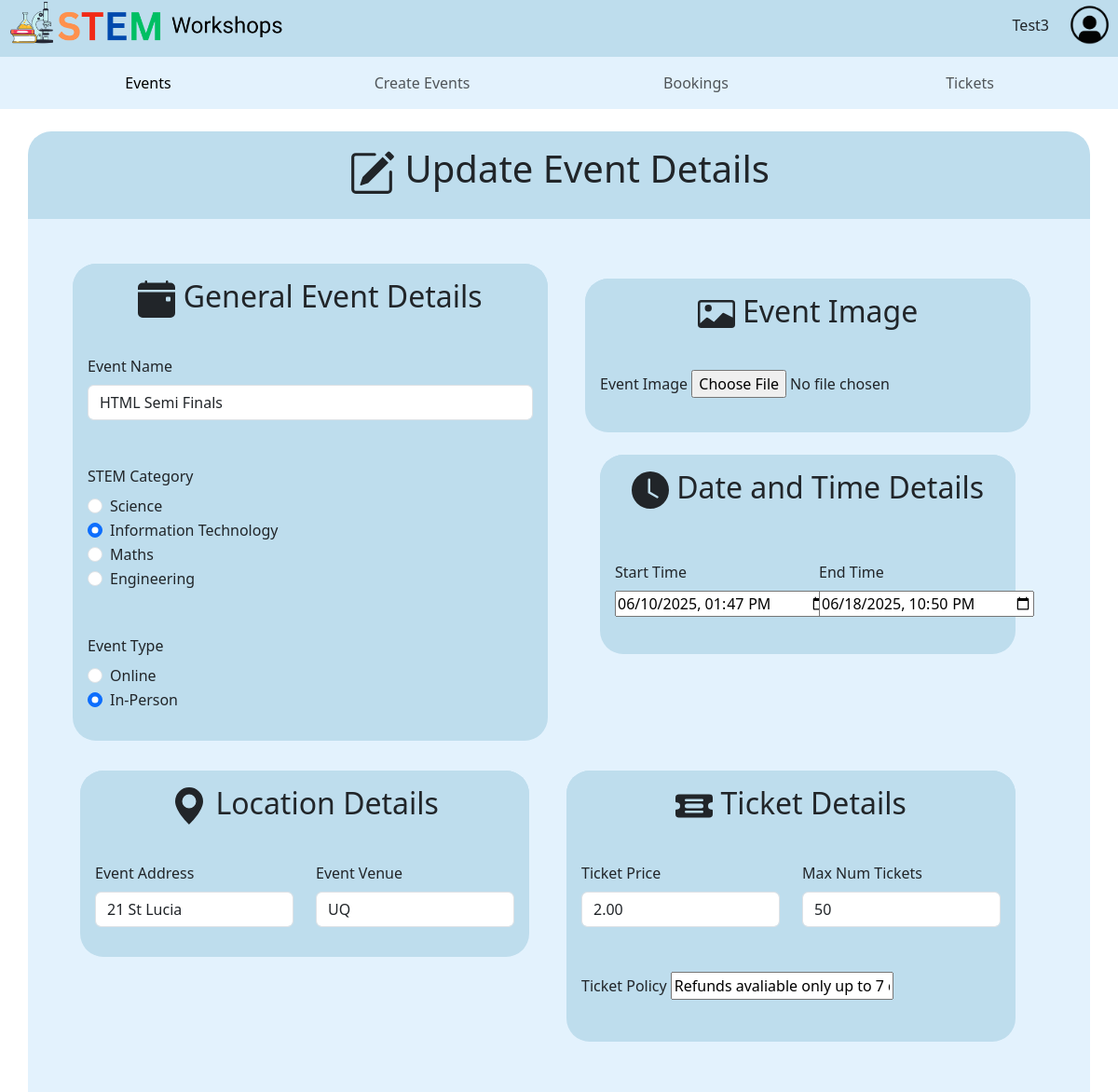
The app's page /4/update (signed in, upper part), older data.
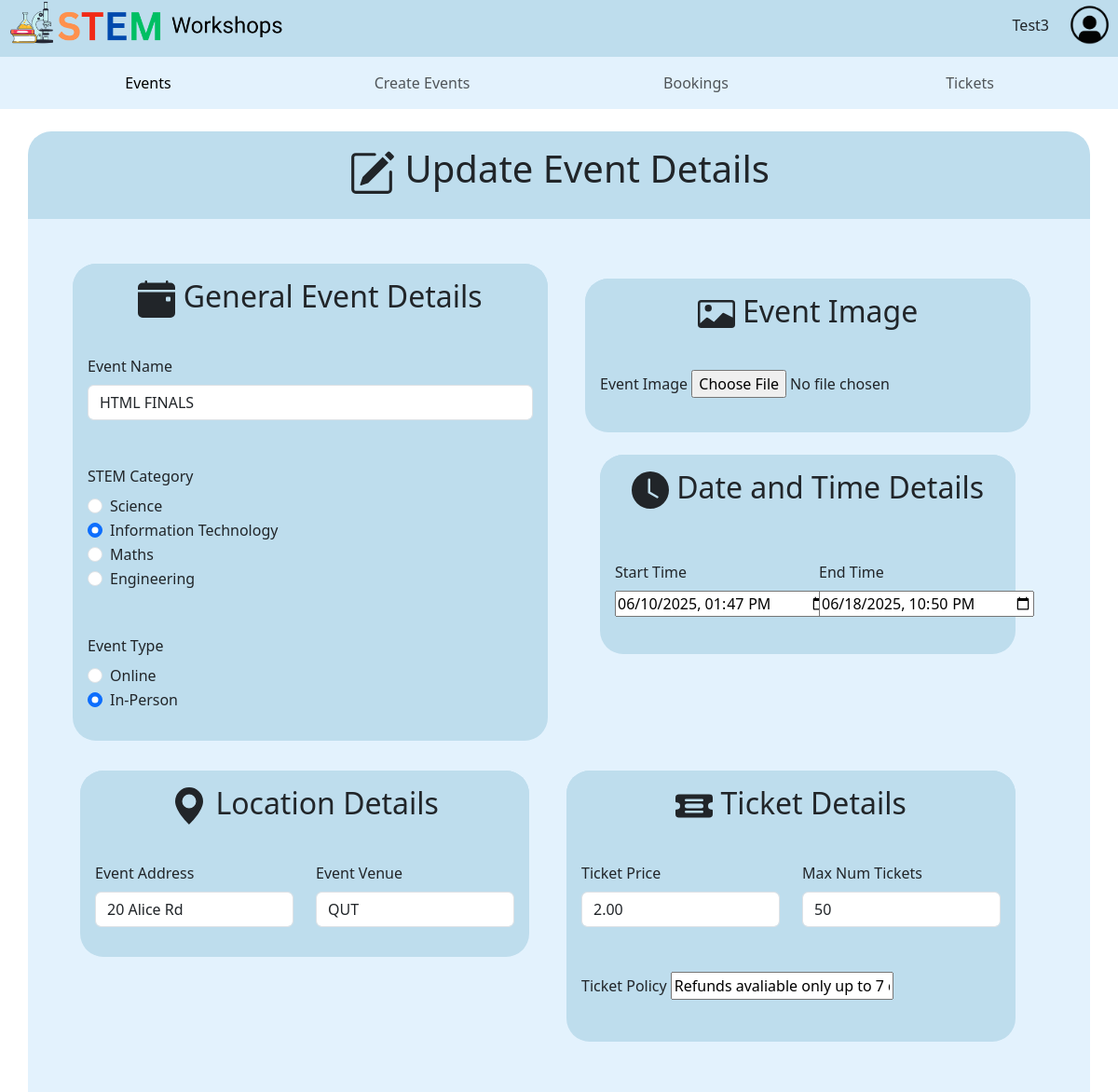
The same page, newer data.
### STEMWorkshops/models.py (models this page shows, shortened)
class Event(db.Model):
    __tablename__ = 'events'
    event_id = db.Column(db.Integer, primary_key=True) # Unique ID for event
    event_name = db.Column(db.String(80), nullable=False) # Event Name
    start_time = db.Column(db.DateTime, nullable=False) # Start Time
    end_time = db.Column(db.DateTime, nullable=False) # End Time
    STEM_category = db.Column(db.Enum("Science", "Information Technology", "Maths", "Engineering"), nullable=False) # The Four STEM Fields
    event_type = db.Column(db.Enum("Online", "In-Person"), nullable=False) # The Two Event Types
    event_address = db.Column(db.String(80)) # Address for the event (if in-person)
    event_venue = db.Column(db.String(80)) # Venue for the event (if in-person)
    ticket_price = db.Column(db.Numeric(10,2), nullable=False) # Price per ticket
    ticket_policy = db.Column(db.Integer) #Number of tickets per user
    max_num_tickets = db.Column(db.String(100), nullable=False) # Maximum number of tickets available for the event
    description = db.Column(db.String(200)) # Description of the event
    image = db.Column(db.String(400)) # Image URL for the event
    event_status = db.Column(db.Enum("Open", "Inactive", "Sold Out", "Cancelled")) # The Four event statuses
    user_id = db.Column(db.Integer, db.ForeignKey('users.user_id')) # Foreign key to link to the user who created the event
    comments = db.relationship('Comment', backref='event', cascade="all, delete-orphan")

### STEMWorkshops/events.py (the view, shortened to what this page needs)
@events_bp.route('/<id>/update', methods=['GET', 'POST'])
@login_required
def update_event(id):
    update_event = Event.query.get(id)
    form = EventsForm(obj= update_event)
    return render_template('create_event.html', form=form, heading='Update Event Details', submit_label='Update Event')

### STEMWorkshops/forms.py
class EventsForm(FlaskForm):
    event_name=StringField(validators=[InputRequired('Please enter an event name')])
    start_time=DateTimeLocalField(validators=[InputRequired()])
    end_time=DateTimeLocalField(validators=[InputRequired()])
    STEM_category=RadioField('STEM Category', choices=[('Science', 'Science'),('Information Technology', 'Information Technology'),('Maths', 'Maths'),('Engineering', 'Engineering')])
    event_type=RadioField(choices=[('Online','Online'),('In-Person','In-Person')])
    event_address=StringField(validators=[InputRequired()])
    event_venue=StringField(validators=[InputRequired()])
    ticket_price=DecimalField(validators=[InputRequired()])
    ticket_policy=StringField(validators=[InputRequired()])
    max_num_tickets=StringField(validators=[InputRequired()])
    description=StringField(validators=[InputRequired()])
    image = FileField('Event Image', validators=[
        FileRequired(message = 'Image cannot be empty'),
        FileAllowed(ALLOWED_FILE, message='Only supports png, jpg, JPG, PNG')])
    submit = SubmitField()

### STEMWorkshops/templates/create_event.html (shortened to what the changed rows need)
{% extends 'base.html' %}
{% from "bootstrap5/form.html" import render_form %}
{% from "bootstrap5/form.html" import render_field %}
{% block content %}
<form method="post" action="" enctype="multipart/form-data">
  <section class=" mt-4  ">
    <div class="create-events-header container  text-center pt-3 pb-3">
      <h1>
        {{heading}}
      </h1>
    </div>
  </section>
  <section>
    <div class="background-colour container p-5 ">
      <div class="row">
        <div class=" col-md-6 col-sm-12">
          <div class="border-info ">
            <h2 class="heading-info text-center ">
              General Event Details
            </h2>
            <div class="p-3 ">
              {{render_field(form.event_name, class="form-control")}}
            </div>
            <div class="p-3">
              {{render_field(form.STEM_category, class="form")}}
            </div>
            <div class="p-3">
              {{render_field(form.event_type, class="form")}}
            </div>
          </div>
        </div>
        <div class=" col-md-6 col-sm-12  ">
          <div class="p-3  ">
            <div class="border-info">
              <h2 class="heading-info text-center">
                Event Image
              </h2>
              <div class="row p-3">
                {{render_field(form.image, class="form-control-file")}}
              </div>
            </div>
            <div class="p-3  mt-2">
              <div class="border-info">
                <h2 class="heading-info text-center">
                  <svg xmlns="http://www.w3.org/2000/svg" width="40" height="40" fill="currentColor"
                    class="bi bi-clock-fill" viewBox="0 0 16 16">
                    <path
                      d="M16 8A8 8 0 1 1 0 8a8 8 0 0 1 16 0M8 3.5a.5.5 0 0 0-1 0V9a.5.5 0 0 0 .252.434l3.5 2a.5.5 0 0 0 .496-.868L8 8.71z" />
                  </svg>
                  Date and Time Details
                </h2>
                <div class="row p-3">
                  <div class="col-6">
                    <div class="mt-3 mb-4">
                      {{render_field(form.start_time, class="form", type="datetime-local")}}
                    </div>
                  </div>
                  <div class="col-6">
                    <div class="mt-3 mb-4">
                      {{render_field(form.end_time, class="form", type="datetime-local")}}
                    </div>
                  </div>
                </div>
              </div>
            </div>
          </div>
        </div>
        <div class="row ">
          <div class=" col-md-6 col-sm-12  mt-4 ">
            <div class=" p-2 ">
              <div class="border-info ">
                <h2 class="heading-info text-center">
                  <svg xmlns="http://www.w3.org/2000/svg" width="40" height="40" fill="currentColor"
                    class="bi bi-geo-alt-fill" viewBox="0 0 16 16">
                    <path d="M8 16s6-5.686 6-10A6 6 0 0 0 2 6c0 4.314 6 10 6 10m0-7a3 3 0 1 1 0-6 3 3 0 0 1 0 6" />
                  </svg>
                  Location Details
                </h2>
                <div class="row p-3">
                  <div class="col-md-6 col-sm-12 ">
                    <div>
                      {{render_field(form.event_address, class="form-control")}}
                    </div>
                  </div>
                  <div class="col-md-6 col-sm-12 ">
                    <div>
                      {{render_field(form.event_venue, class="form-control")}}
                    </div>
                  </div>
                </div>
              </div>
            </div>
          </div>
          <div class=" col-md-6 col-sm-12 ">
            <div class=" p-2 mt-4 ">
              <div class="border-info">
                <h2 class="heading-info text-center ">
                  Ticket Details
                </h2>
                <div class="row p-3">
                  <div class="col-md-6 col-sm-12 ">
                    <div class="input-group">
                      {{render_field(form.ticket_price, class="form-control", id="ticket-price", type="number",
                      step="0.01", min="0")}}
                    </div>
                  </div>
                  <div class="col-md-6 col-sm-12 ">
                    <div class="input-group">
                      {{render_field(form.max_num_tickets, class="form-control", id="ticket-max", type="number",
                      step="1", min="0")}}
                    </div>
                  </div>
                </div>
                <div class="row  mb-4 p-3 pb-4">
                  {{render_field(form.ticket_policy, class="form", id="refund-ticket", rows="2")}}
                </div>
              </div>
            </div>
          </div>
        </div>
  </section>
</form>
{% endblock %}

Row changes from the older to the newer data that the page shows:
changed Event "☐ Science ☑ Information Technology ☐ Maths ☐ Engineering": event_name "HTML Semi Finals" → "HTML FINALS"; event_address "21 St Lucia" → "20 Alice Rd"; event_venue "UQ" → "QUT"
